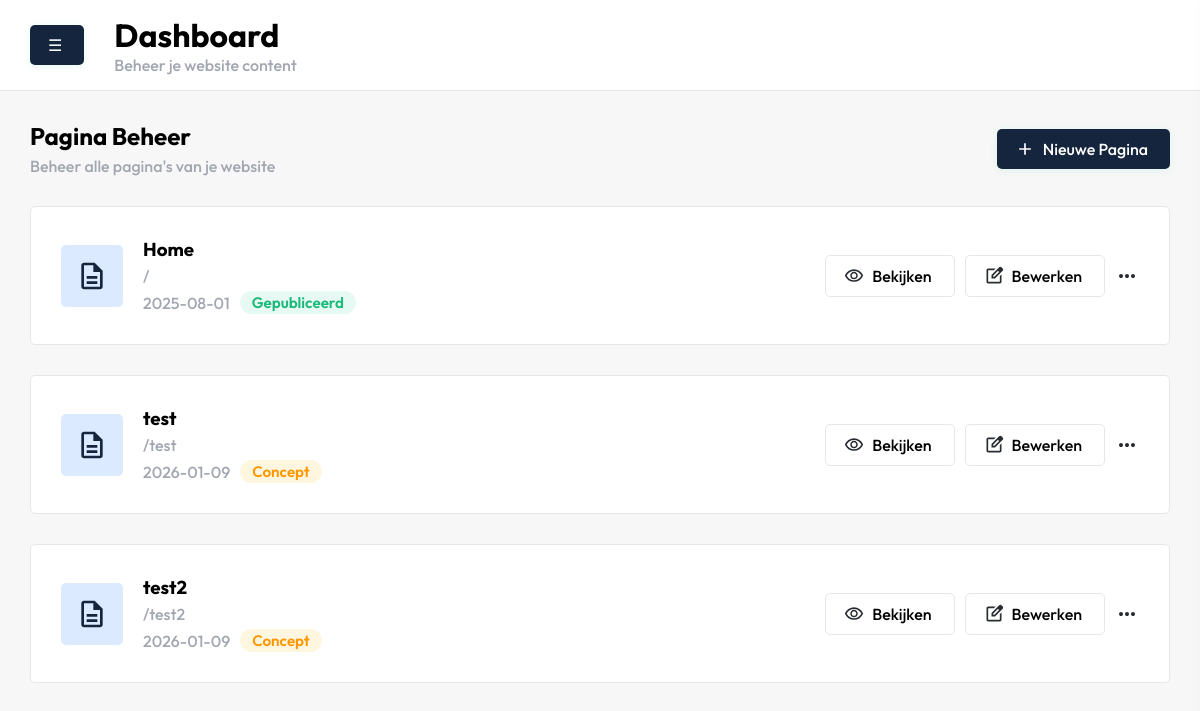
The page /dashboard/pages/index.php (signed in) on the database its author committed.
### tables this page shows
CREATE TABLE IF NOT EXISTS `pages` (
  `id` int NOT NULL AUTO_INCREMENT,
  `template_id` int DEFAULT NULL,
  `url` varchar(100) NOT NULL,
  `status` tinyint(1) NOT NULL,
  `created_at` date NOT NULL,
  `pagecontent_id` int DEFAULT NULL,
  `isDeleted` tinyint(1) NOT NULL,
  PRIMARY KEY (`id`),
  KEY `template_id` (`template_id`),
  KEY `fk_pagecontent` (`pagecontent_id`)
);

CREATE TABLE IF NOT EXISTS `pagecontent` (
  `id` int NOT NULL AUTO_INCREMENT,
  `title` varchar(255) NOT NULL,
  `description` text,
  `meta_title` varchar(255) NOT NULL,
  `meta_description` text NOT NULL,
  PRIMARY KEY (`id`)
);

### controllers/pages/pages_content.php (called while the page is built, shortened)
<?php
function getAllPageContent($conn) {
    $sql = "SELECT * FROM PageContent
            ORDER BY
              CASE WHEN title = 'Home' THEN 0 ELSE 1 END,
              title ASC";
    $stmt = $conn->query($sql);
    $pageContent = [];
    if ($stmt) {
        while ($row = $stmt->fetch(PDO::FETCH_ASSOC)) {
            $pageContent[] = $row;
        }
    }
    return $pageContent;
}
?>

### controllers/controller.php (called while the page is built, shortened)
<?php
require_once(__DIR__ . '/templates/syncTemplates.php');
require_once('pages/pages.php');
$pages = getAllPages($conn);
require_once('pages/pages_content.php');
$pageContent = getAllPageContent($conn);
require_once('widgets/addWidgets.php');
require_once('options/options.php');
$dashboardUrl = rtrim(getOption($conn, 'dashboard_url'), '/') . '/';
?>

### controllers/pages/pages.php (called while the page is built, shortened)
<?php
function getAllPages($conn) {
    $sql = "SELECT pages.*, templates.title AS template_title
            FROM pages
            LEFT JOIN templates ON pages.template_id = templates.id
            WHERE isDeleted = 0";
    $stmt = $conn->query($sql);
    $pages = [];
    if ($stmt) {
        while ($row = $stmt->fetch(PDO::FETCH_ASSOC)) {
            $pages[] = $row;
        }
    }
    return $pages;
}
?>

### controllers/options/options.php (called while the page is built, shortened)
<?php
function getOption($conn, $key) {
    $stmt = $conn->prepare("SELECT value FROM options WHERE `key` = ?");
    $stmt->execute([$key]);
    return $stmt->fetchColumn();
}
?>

### dashboard/pages/index.php (the view, shortened to what this page needs)
<?php
require_once  '../../controllers/controller.php';
include('../includes/header.php');
?>
<section id="pages">
    <div class="container">
        <div class="justify-between">
            <div class="intro">
                <h2>Pagina Beheer</h2>
                <p>Beheer alle pagina's van je website</p>
            </div>
            <div class="align-center">
                <button class="open-slide-in blue-btn">
                    <svg xmlns="http://www.w3.org/2000/svg" height="24px" viewBox="0 -960 960 960" width="24px"
                        fill="#292D32">
                        <path d="M440-440H200v-80h240v-240h80v240h240v80H520v240h-80v-240Z" />
                    </svg>
                    Nieuwe Pagina
                </button>
            </div>
        </div>
    </div>
    <div class="container">
        <?php foreach ($pageContent as $content): ?>
        <?php foreach ($pages as $page): ?>
        <?php if ($page['pagecontent_id'] == $content['id']): ?>
        <div class="card">
            <div class="info justify-between">
                <div class="flex gap20">
                    <div class="align-center">
                        <div class="icon align-center">
                        </div>
                    </div>
                    <div class="directioncolumn gap5">
                        <h3><?= htmlspecialchars($content['title']) ?></h3>
                        <p>/<?= htmlspecialchars($page['url']) ?></p>
                        <div class="flex gap10">
                            <p class="align-center"><?= htmlspecialchars($page['created_at']) ?></p>
                            <p class="status <?= $page['status'] == 1 ? 'status--groen' : 'status--oranje' ?>">
                                <?= $page['status'] == 1 ? 'Gepubliceerd' : 'Concept' ?>
                            </p>
                        </div>
                    </div>
                </div>
                <div class="align-center gap10">
                    <div>
                        <a class="" href="<?= $dashboardUrl . htmlspecialchars($page['url']) ?>" target="_blank">
                            <button class="white-btn">
                                Bekijken
                            </button>
                        </a>
                    </div>
                    <div>
                        <a class="" href="edit.php?id=<?= $page['id'] ?>">
                            <button class="white-btn">
                                Bewerken
                            </button>
                        </a>
                    </div>
                    <div class="action-menu-wrapper">
                    </div>
                </div>
            </div>
        </div>
        <?php endif; ?>
        <?php endforeach; ?>
        <?php endforeach; ?>
    </div>
</section>
<?php include '../includes/footer.php'; ?>

### dashboard/css/style.css (style rules this page uses)
body { font-family: 'Outfit', sans-serif; background: #f7f7f7; margin: 0; padding: 0; }
.container { padding-left: 30px; padding-right: 30px; }
button { font-family: 'Outfit', sans-serif; }
h1, h2, h3, h4, h5, h6 { margin: 0; padding: 0; }
p { margin: 0; padding: 0; color: rgb(161 166 177); font-weight: 500; }
.blue-btn { background: #14253D; color: #fff; border: none; border-radius: 5px; padding: 10px 22px 10px 18px; font-size: 16px; font-weight: 500; display: inline-flex; align-items: center; gap: 8px; box-shadow: 0 2px 8px rgba(63,216,190,0.12); cursor: pointer; transition: background 0.2s; }
.blue-btn svg { width: 20px; height: 20px; fill: #fff; }
.white-btn { background: #fff; border: none; border-radius: 5px; padding: 10px 22px 10px 18px; font-size: 16px; font-weight: 500; display: inline-flex; align-items: center; gap: 8px; cursor: pointer; transition: background 0.2s; border: 1px solid #e5e7eb; }
.white-btn svg { width: 20px; height: 20px; }
#pages, #widgets, #menu { width: 100%; }
#pages .intro, #widgets .intro, #menu .intro { padding: 30px 0; }
#pages .intro h2, #pages .intro h2, #menu .intro h2 { padding-bottom: 5px; }
#pages .card { border: 1px solid #e5e7eb; border-radius: 5px; background-color: #fff; margin-bottom: 30px; }
#pages .card .info { padding: 30px; }
#pages .card .info .icon { width: 32px; height: 32px; background-color: rgb(219 234 254); padding: 15px; border-radius: 5px; display: flex; align-items: center; justify-content: center; }
#pages .card .info .status { padding: 2px 12px; border-radius: 12px; font-weight: 600; font-size: 0.95em; display: inline-block; }
#pages .card .info .status--groen { background: #e6f9f2; color: #1bb97a; }
#pages .card .info .status--oranje { background: #fff6e0; color: #ff9800; }
.flex { display: flex; }
.justify-between { display: flex; justify-content: space-between; }
.align-center { display: flex; align-items: center; }
.directioncolumn { display: flex; flex-direction: column; }
.gap20 { gap: 20px; }
.gap10 { gap: 10px; }
.gap5 { gap: 5px; }

### dashboard/pages/index.php (style rules this page uses)
.action-menu-wrapper { position: relative; display: inline-block; }

### rows shown on the page
pages: pagecontent.title "Home", created_at "2025-08-01", status "Gepubliceerd"
pages: pagecontent.title "test", url "test", created_at "2026-01-09", status "Concept"
pages: pagecontent.title "test2", url "test2", created_at "2026-01-09", status "Concept"
